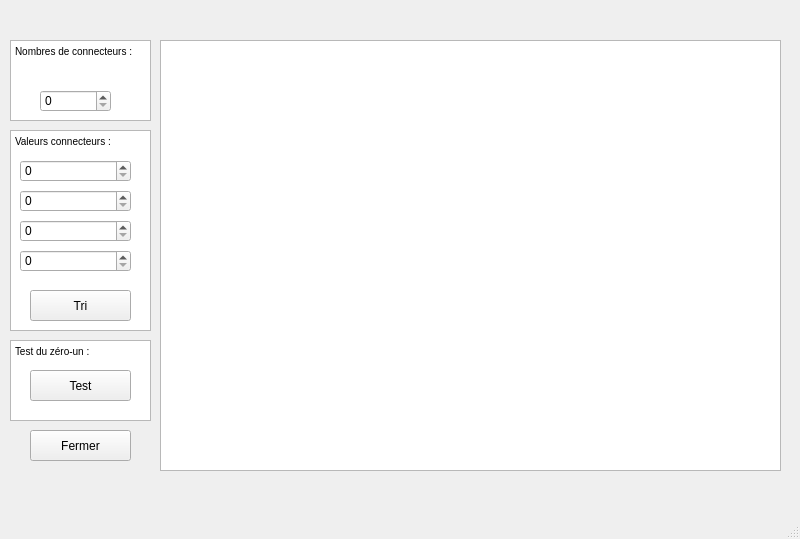
<?xml version="1.0" encoding="UTF-8"?>
<ui version="4.0">
 <class>MainWindow</class>
 <widget class="QMainWindow" name="MainWindow">
  <property name="geometry">
   <rect>
    <x>0</x>
    <y>0</y>
    <width>800</width>
    <height>539</height>
   </rect>
  </property>
  <property name="windowTitle">
   <string>MainWindow</string>
  </property>
  <widget class="QWidget" name="centralwidget">
   <widget class="QPushButton" name="pushButton">
    <property name="geometry">
     <rect>
      <x>30</x>
      <y>430</y>
      <width>101</width>
      <height>31</height>
     </rect>
    </property>
    <property name="text">
     <string>Fermer</string>
    </property>
   </widget>
   <widget class="QPushButton" name="pushButton_2">
    <property name="geometry">
     <rect>
      <x>30</x>
      <y>290</y>
      <width>101</width>
      <height>31</height>
     </rect>
    </property>
    <property name="text">
     <string>Tri</string>
    </property>
   </widget>
   <widget class="QTextEdit" name="textEdit">
    <property name="geometry">
     <rect>
      <x>10</x>
      <y>130</y>
      <width>141</width>
      <height>201</height>
     </rect>
    </property>
    <property name="html">
     <string>&lt;!DOCTYPE HTML PUBLIC &quot;-//W3C//DTD HTML 4.0//EN&quot; &quot;http://www.w3.org/TR/REC-html40/strict.dtd&quot;&gt;
&lt;html&gt;&lt;head&gt;&lt;meta name=&quot;qrichtext&quot; content=&quot;1&quot; /&gt;&lt;style type=&quot;text/css&quot;&gt;
p, li { white-space: pre-wrap; }
&lt;/style&gt;&lt;/head&gt;&lt;body style=&quot; font-family:'MS Shell Dlg 2'; font-size:7.8pt; font-weight:400; font-style:normal;&quot;&gt;
&lt;p style=&quot; margin-top:0px; margin-bottom:0px; margin-left:0px; margin-right:0px; -qt-block-indent:0; text-indent:0px;&quot;&gt;Valeurs connecteurs :&lt;/p&gt;&lt;/body&gt;&lt;/html&gt;</string>
    </property>
   </widget>
   <widget class="QSpinBox" name="spinBox_2">
    <property name="geometry">
     <rect>
      <x>20</x>
      <y>160</y>
      <width>111</width>
      <height>22</height>
     </rect>
    </property>
   </widget>
   <widget class="QSpinBox" name="spinBox_3">
    <property name="geometry">
     <rect>
      <x>20</x>
      <y>190</y>
      <width>111</width>
      <height>22</height>
     </rect>
    </property>
   </widget>
   <widget class="QSpinBox" name="spinBox_4">
    <property name="geometry">
     <rect>
      <x>20</x>
      <y>220</y>
      <width>111</width>
      <height>22</height>
     </rect>
    </property>
   </widget>
   <widget class="QSpinBox" name="spinBox">
    <property name="geometry">
     <rect>
      <x>20</x>
      <y>250</y>
      <width>111</width>
      <height>22</height>
     </rect>
    </property>
   </widget>
   <widget class="QTextEdit" name="textEdit_2">
    <property name="geometry">
     <rect>
      <x>160</x>
      <y>40</y>
      <width>621</width>
      <height>431</height>
     </rect>
    </property>
    <property name="html">
     <string>&lt;!DOCTYPE HTML PUBLIC &quot;-//W3C//DTD HTML 4.0//EN&quot; &quot;http://www.w3.org/TR/REC-html40/strict.dtd&quot;&gt;
&lt;html&gt;&lt;head&gt;&lt;meta name=&quot;qrichtext&quot; content=&quot;1&quot; /&gt;&lt;style type=&quot;text/css&quot;&gt;
p, li { white-space: pre-wrap; }
&lt;/style&gt;&lt;/head&gt;&lt;body style=&quot; font-family:'MS Shell Dlg 2'; font-size:7.8pt; font-weight:400; font-style:normal;&quot;&gt;
&lt;p style=&quot;-qt-paragraph-type:empty; margin-top:0px; margin-bottom:0px; margin-left:0px; margin-right:0px; -qt-block-indent:0; text-indent:0px;&quot;&gt;&lt;br /&gt;&lt;/p&gt;&lt;/body&gt;&lt;/html&gt;</string>
    </property>
   </widget>
   <widget class="QTextEdit" name="textEdit_3">
    <property name="geometry">
     <rect>
      <x>10</x>
      <y>40</y>
      <width>141</width>
      <height>81</height>
     </rect>
    </property>
    <property name="html">
     <string>&lt;!DOCTYPE HTML PUBLIC &quot;-//W3C//DTD HTML 4.0//EN&quot; &quot;http://www.w3.org/TR/REC-html40/strict.dtd&quot;&gt;
&lt;html&gt;&lt;head&gt;&lt;meta name=&quot;qrichtext&quot; content=&quot;1&quot; /&gt;&lt;style type=&quot;text/css&quot;&gt;
p, li { white-space: pre-wrap; }
&lt;/style&gt;&lt;/head&gt;&lt;body style=&quot; font-family:'MS Shell Dlg 2'; font-size:7.8pt; font-weight:400; font-style:normal;&quot;&gt;
&lt;p style=&quot; margin-top:0px; margin-bottom:0px; margin-left:0px; margin-right:0px; -qt-block-indent:0; text-indent:0px;&quot;&gt;Nombres de connecteurs :&lt;/p&gt;&lt;/body&gt;&lt;/html&gt;</string>
    </property>
   </widget>
   <widget class="QSpinBox" name="spinBox_5">
    <property name="geometry">
     <rect>
      <x>40</x>
      <y>90</y>
      <width>71</width>
      <height>22</height>
     </rect>
    </property>
   </widget>
   <widget class="QTextEdit" name="textEdit_4">
    <property name="geometry">
     <rect>
      <x>10</x>
      <y>340</y>
      <width>141</width>
      <height>81</height>
     </rect>
    </property>
    <property name="html">
     <string>&lt;!DOCTYPE HTML PUBLIC &quot;-//W3C//DTD HTML 4.0//EN&quot; &quot;http://www.w3.org/TR/REC-html40/strict.dtd&quot;&gt;
&lt;html&gt;&lt;head&gt;&lt;meta name=&quot;qrichtext&quot; content=&quot;1&quot; /&gt;&lt;style type=&quot;text/css&quot;&gt;
p, li { white-space: pre-wrap; }
&lt;/style&gt;&lt;/head&gt;&lt;body style=&quot; font-family:'MS Shell Dlg 2'; font-size:7.8pt; font-weight:400; font-style:normal;&quot;&gt;
&lt;p style=&quot; margin-top:0px; margin-bottom:0px; margin-left:0px; margin-right:0px; -qt-block-indent:0; text-indent:0px;&quot;&gt;Test du zéro-un :&lt;/p&gt;&lt;/body&gt;&lt;/html&gt;</string>
    </property>
   </widget>
   <widget class="QPushButton" name="pushButton_3">
    <property name="geometry">
     <rect>
      <x>30</x>
      <y>370</y>
      <width>101</width>
      <height>31</height>
     </rect>
    </property>
    <property name="text">
     <string>Test</string>
    </property>
   </widget>
   <zorder>pushButton</zorder>
   <zorder>textEdit</zorder>
   <zorder>spinBox_2</zorder>
   <zorder>spinBox_3</zorder>
   <zorder>spinBox_4</zorder>
   <zorder>spinBox</zorder>
   <zorder>pushButton_2</zorder>
   <zorder>textEdit_2</zorder>
   <zorder>textEdit_3</zorder>
   <zorder>spinBox_5</zorder>
   <zorder>textEdit_4</zorder>
   <zorder>pushButton_3</zorder>
  </widget>
  <widget class="QMenuBar" name="menubar">
   <property name="geometry">
    <rect>
     <x>0</x>
     <y>0</y>
     <width>800</width>
     <height>26</height>
    </rect>
   </property>
  </widget>
  <widget class="QStatusBar" name="statusbar"/>
 </widget>
 <resources/>
 <connections/>
</ui>
